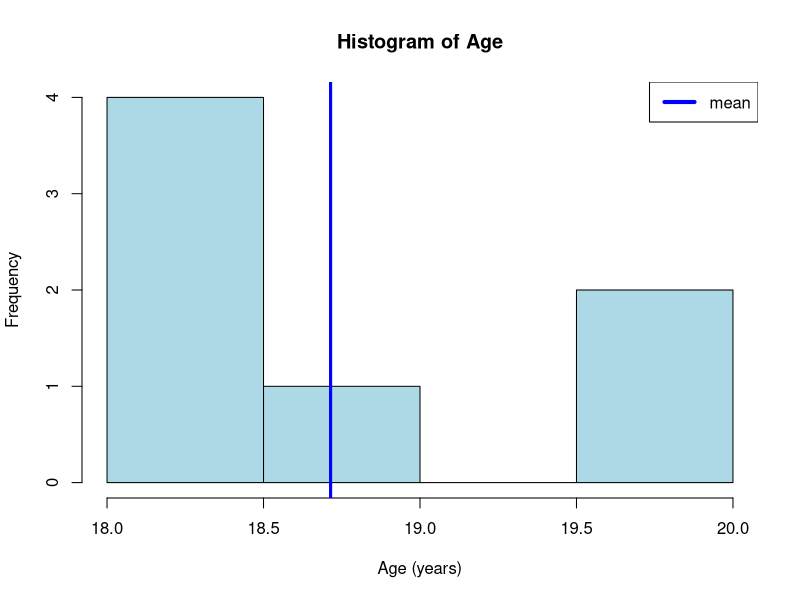
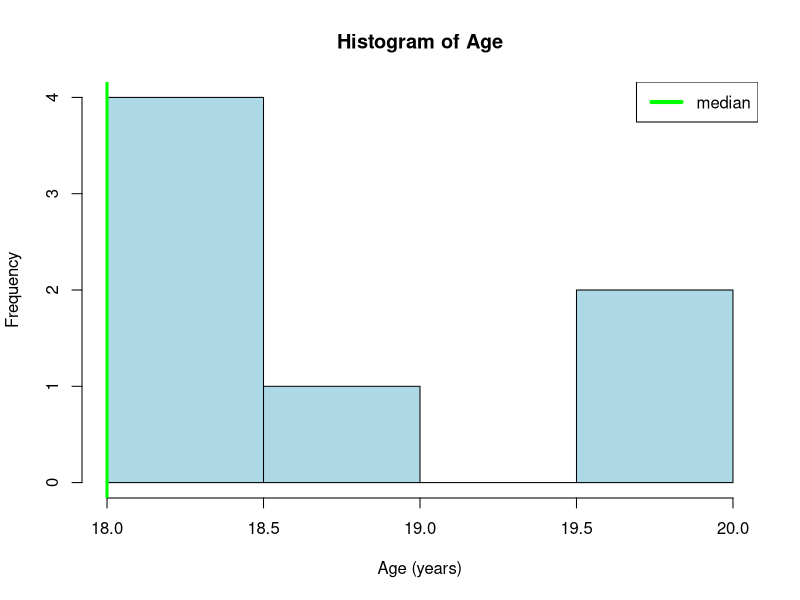
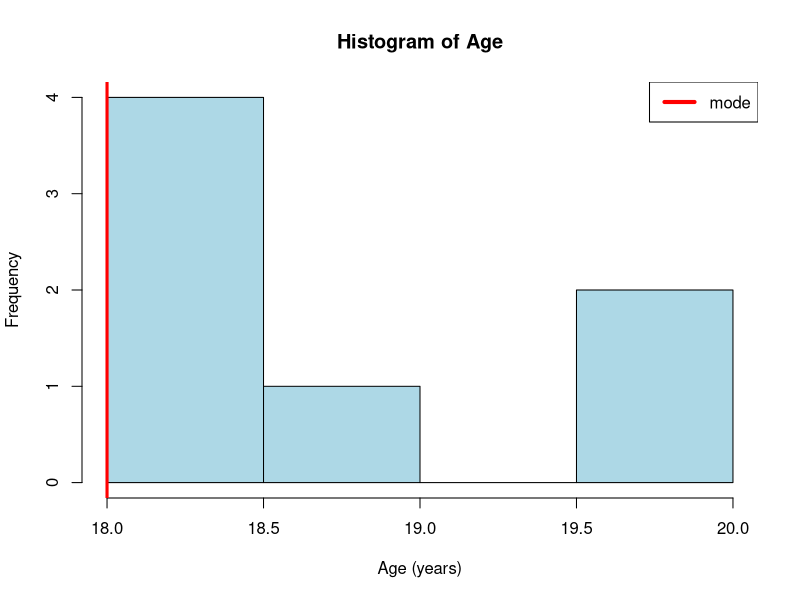

Here is the R script that generated these plots, in order:
## ---- chunk 1
knitr::opts_chunk$set(echo = TRUE)
## ---- chunk 2
Age=c(20, 18,19, 18,18,18,20) # List of 7 numbers
## Cacluate the mean in the long form
(20+18+19+18+18+18+19+20)/7
## Cacluate the mean using the function mean
mean(Age) # The mean of the list

## ---- chunk 3
hist(Age,col="lightblue",xlab="Age (years)") # Histogram of the 7 numbers
abline(v=mean(Age),col="blue",lwd=3)# line indicating the mean
legend("topright",c("mean"),lwd=4,col=c("blue"))


## ---- chunk 4
Age=c(20,18,19, 18,56, 18,18,20) # List of 8 ages
## Cacluate the mean using the function mean
mean(Age) # The mean of the list

## ---- chunk 5
Age=c(20,18,19,18,18,18,20) # List of 7 numbers

median(Age)

## ---- chunk 6
hist(Age,col="lightblue",xlab="Age (years)") # Histogram of the 7 numbers
abline(v=median(Age),col="green",lwd=3)# line indicating the median
legend("topright",c("median"),lwd=4,col=c("green"))

## ---- chunk 7
Age=c(20,18,19,18,18,18,20) # List of 7 numbers
# Function to calculate mode
Mode <- function(x) {
  ux <- unique(x)
  ux[which.max(tabulate(match(x, ux)))]
}
Mode(Age)

## ---- chunk 8
hist(Age,col="lightblue",xlab="Age (years)") # Histogram of the 7 numbers
abline(v=Mode(Age),col="red",lwd=3)# line indicating the mode
legend("topright",c("mode"),lwd=4,col=c("red"))

